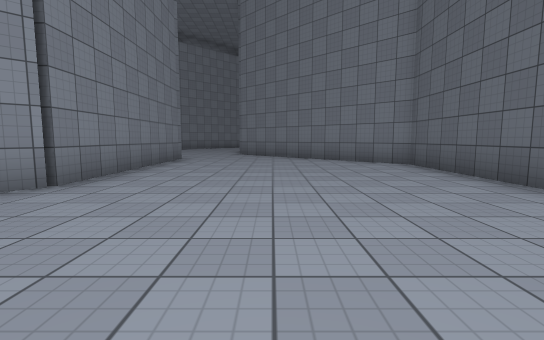
view 1 (above)

17 first-person views from a walk through a 3-D level made in the Unity game engine. The camera is 1.2 m above the floor, tilts 6° down and sees 85° across. The floor is counted in squares, 2 m on a side. Each view is taken from the middle of a square. On the plan, view 1 faces up. The plan holds only what a view shows up to about 9 squares ahead; the rest is blank. The place goes on beyond the plan. Surface patterns are stand-ins for the level's own textures.

view 2
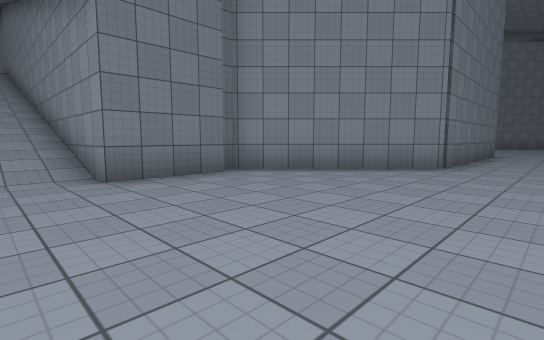

view 3
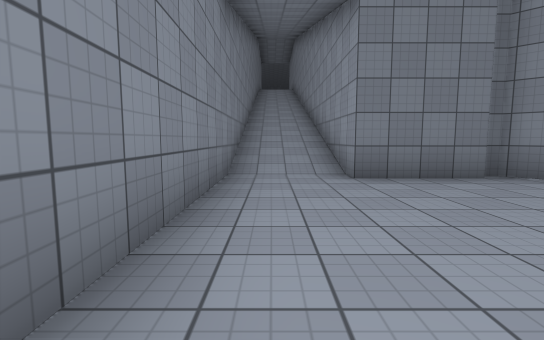

view 4
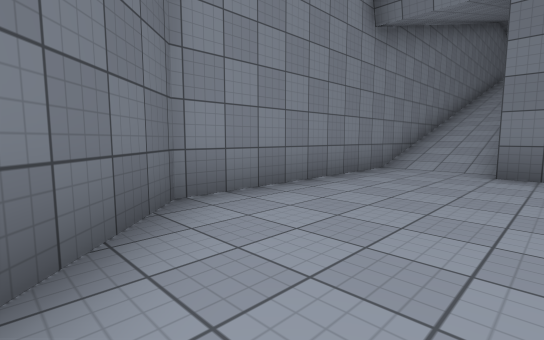

view 5
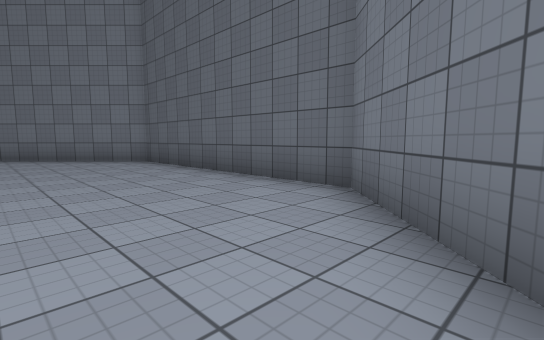

view 6
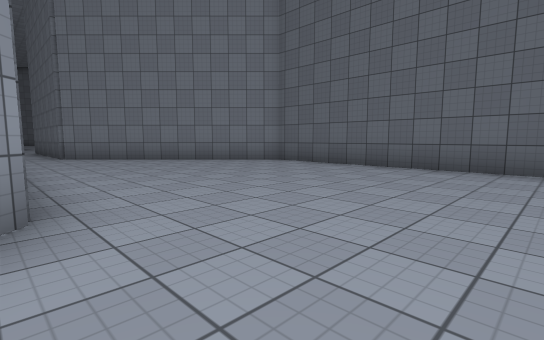

view 7
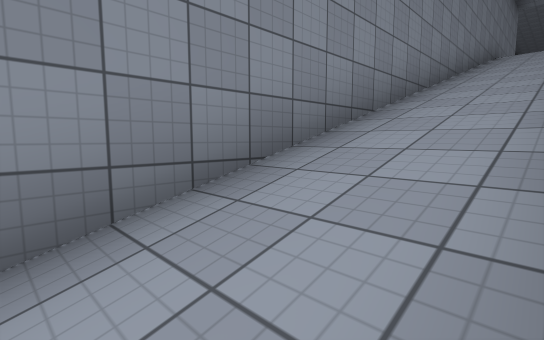

view 8
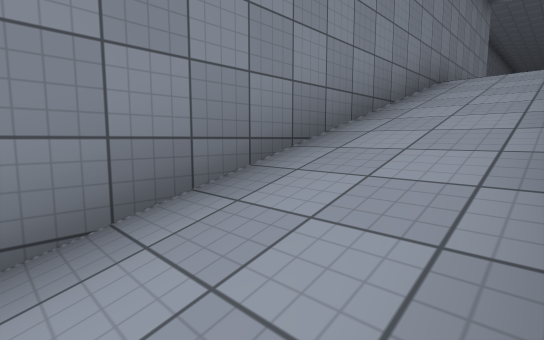

view 9
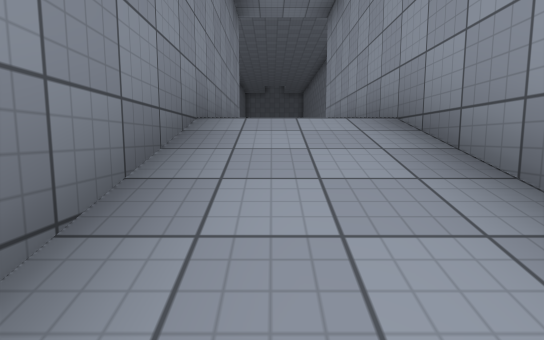

view 10
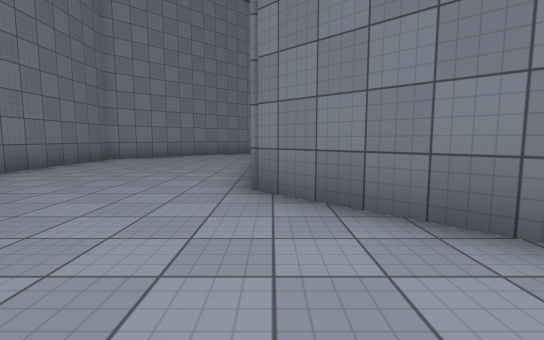

view 11
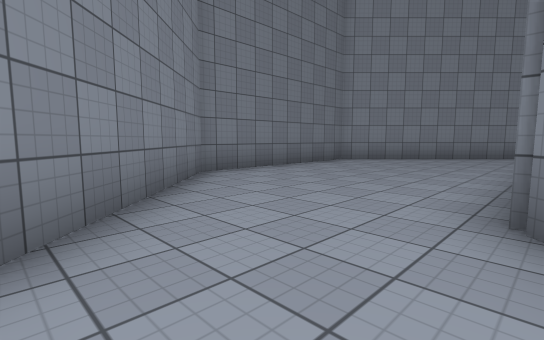

view 12
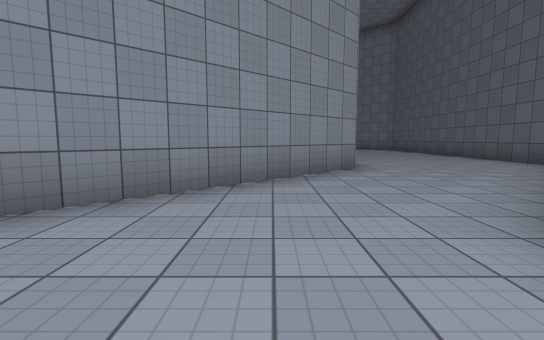

view 13
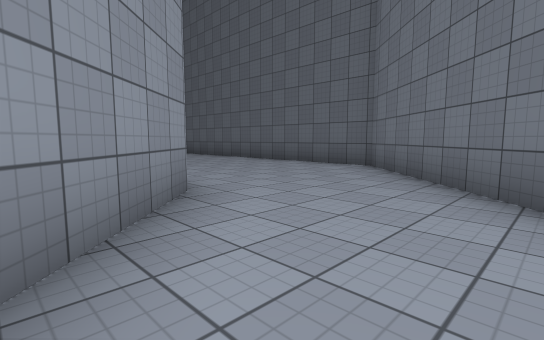

view 14
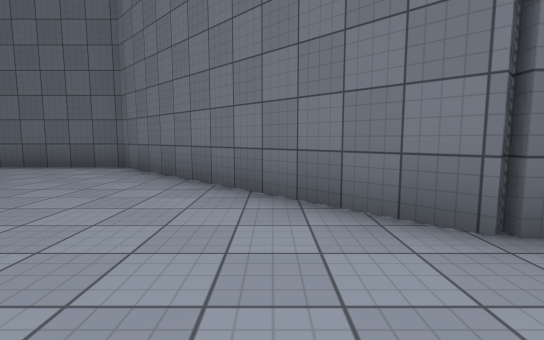

view 15
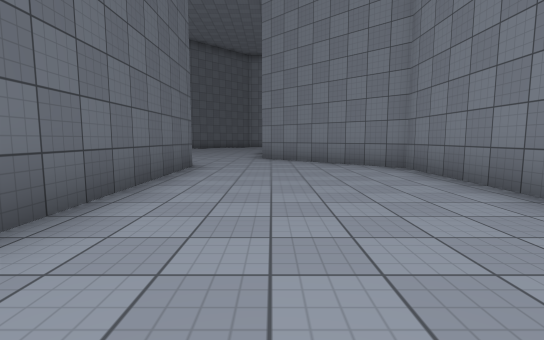

view 16
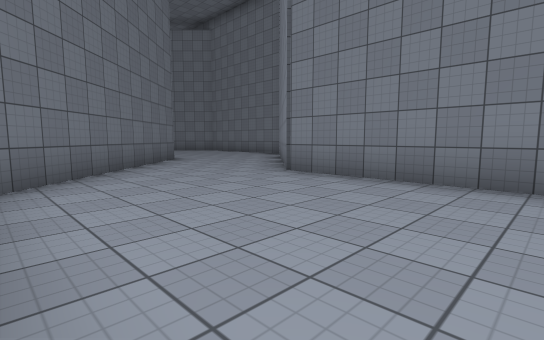

view 17
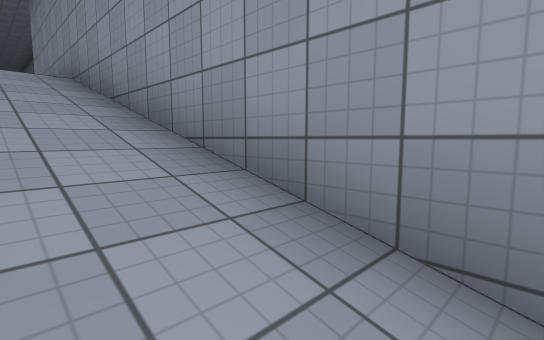

### Floor plan
Key: @ floor where view 1 was taken; # wall or solid block; . floor; / step, stairs or slope.
Columns run from 21 left of view 1 to 4 right of it. Each row starts with its distance up from view 1.
 25                    #.....#
 24                    #.....#
 23                    #.....#
 22                    #.....#
 21                   ##....##
 20                  ##....##
 19                 ##....##
 18                ##....##
 17                #....##
 16                #....#
 15                #....#
 14                #....#
 13                #....#
 12                #....##
 11                ##....##
 10                 ##....##
  9                  ##....##
  8                   #.....##
  7                   #......#
  6                   #......#
  5                   #......#
  4                  ##......#
  3                 ##.......#
  2                ##........#
  1                #.........#
  0                #.....@..##
 -1   ##############.......##
 -2 ###/////////////......
 -3 # //////////////.....#
 -4 ######################

Where each view was taken, in squares from view 1:
view 1: 0 up, 0 right, facing up
view 2: 3 down, 1 left, facing up-left
view 3: 3 down, 1 left, facing left
view 4: 1 down, 0 right, facing down-left
view 5: 1 down, 0 right, facing up-right
view 6: 1 up, 3 left, facing up-right
view 7: 2 down, 8 left, facing down-left
view 8: 2 down, 13 left, facing down-left
view 9: 3 down, 16 left, facing left
view 10: 8 up, 1 left, facing up
view 11: 9 up, 1 left, facing up-left
view 12: 15 up, 3 left, facing up
view 13: 18 up, 3 left, facing up-right
view 14: 18 up, 3 left, facing right
view 15: 18 up, 3 left, facing down
view 16: 25 up, 3 right, facing down-left
view 17: 3 down, 13 left, facing up-left
